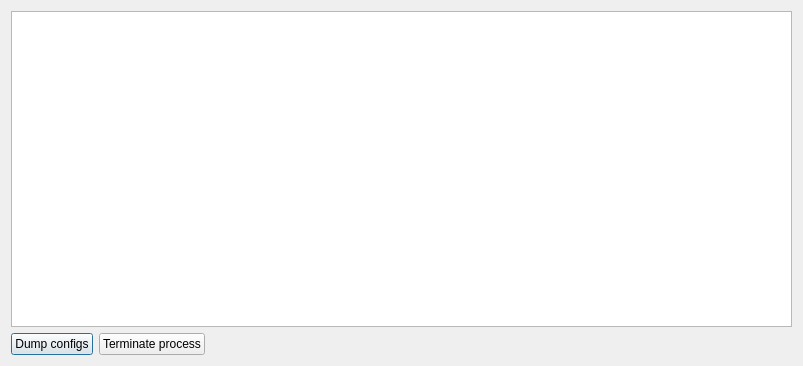
<?xml version="1.0" encoding="UTF-8"?>
<ui version="4.0">
 <class>GameProcess</class>
 <widget class="QDialog" name="GameProcess">
  <property name="geometry">
   <rect>
    <x>0</x>
    <y>0</y>
    <width>803</width>
    <height>366</height>
   </rect>
  </property>
  <property name="windowTitle">
   <string>SWG Process</string>
  </property>
  <layout class="QGridLayout" name="gridLayout">
   <item row="1" column="0">
    <widget class="QPushButton" name="pushButton_config">
     <property name="maximumSize">
      <size>
       <width>200</width>
       <height>16777215</height>
      </size>
     </property>
     <property name="text">
      <string>Dump configs</string>
     </property>
    </widget>
   </item>
   <item row="1" column="1">
    <widget class="QPushButton" name="pushButton_kill">
     <property name="text">
      <string>Terminate process</string>
     </property>
    </widget>
   </item>
   <item row="1" column="2">
    <spacer name="horizontalSpacer">
     <property name="orientation">
      <enum>Qt::Horizontal</enum>
     </property>
     <property name="sizeHint" stdset="0">
      <size>
       <width>40</width>
       <height>20</height>
      </size>
     </property>
    </spacer>
   </item>
   <item row="0" column="0" colspan="3">
    <widget class="QTextBrowser" name="textBrowser"/>
   </item>
  </layout>
 </widget>
 <resources/>
 <connections/>
</ui>
